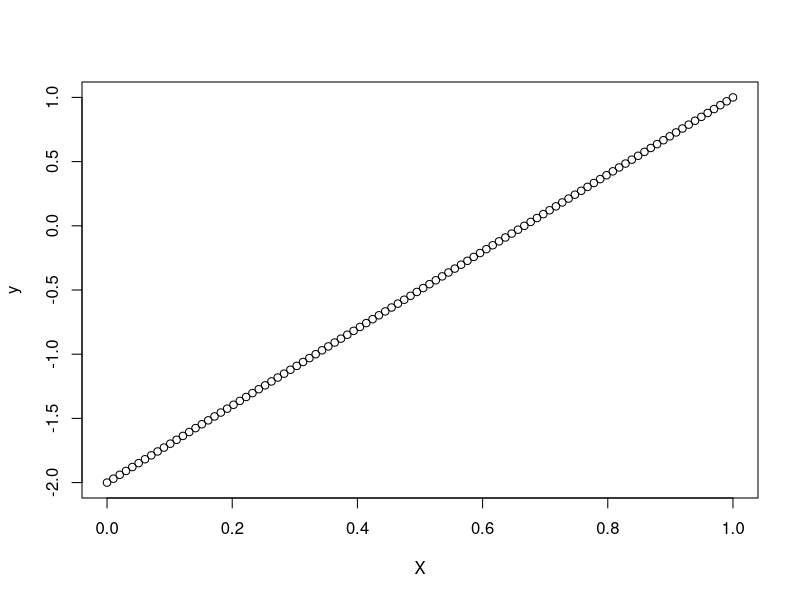
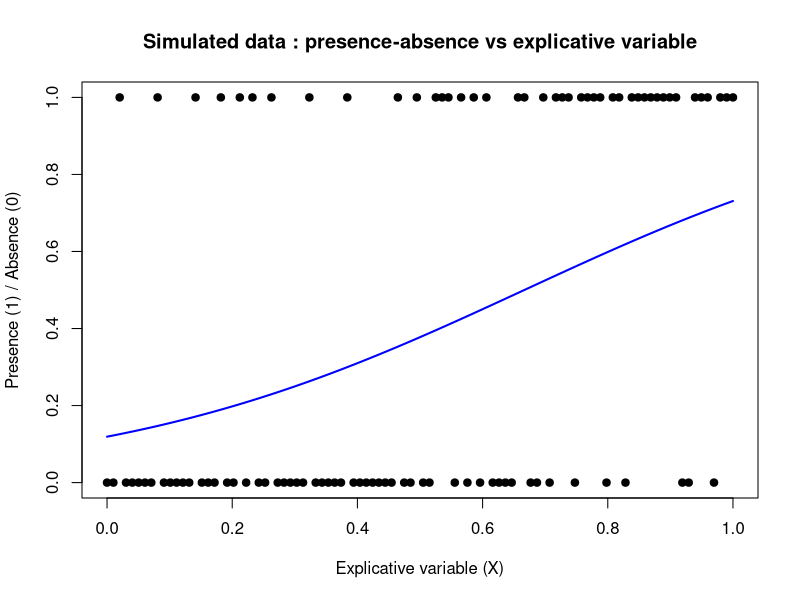

Here is the R script that generated these plots, in order: (Note: this script raises an error after producing the figures.)
## ---- chunk 1
n <- 100 # abs + pres
X <- seq(0, 1, length.out = n) # env var
# Parameters
opt <- 0.7
a <- -2
b <- 3 # à 0 pour pas d'effet
c <- 0 # -b/(opt*2) # à 0 pour une linéaire


# Compute presence probability
logit_p <- a + b * X + c * X^2 # equation
data <- data.frame(X = X, y = logit_p)
plot(data)

p <- 1 / (1 + exp(-logit_p))  # logistique transformation (inverse logit)

# Generate presence-absence data from probability
presence_absence <- rbinom(n, size = 1, prob = p) # Bernoulli = 1 trial

# data.frame of simulated data
data <- data.frame(X = X, PresenceAbsence = presence_absence)

# Visualisation of simulated data
plot(X, presence_absence,
     main = "Simulated data : presence-absence vs explicative variable",
     xlab = "Explicative variable (X)", ylab = "Presence (1) / Absence (0)",
     pch = 19)
# proba
curve(1 / (1 + exp(-(a + b * x + c * x^2))), add = TRUE, col = "blue", lwd = 2)
## ---- chunk 2

## ---- chunk 3
data <- list(
  no = data.frame(Environment = seq(0, 1, length.out = 100),
                  Presence = c(rep(0:1, 50))),
  intermediate = data.frame(Environment = seq(0, 1, length.out = n),
                            Presence = c(rep(0, 20), 
                                         rep(0:1,10),
                                         rep(1,20),
                                         rep(0:1,10),
                                         rep(0,20))),
  limit = data.frame(Environment = seq(0, 1, length.out = n), 
                     Presence = c(rep(0,30), rep(0:1,20), rep(1,30)))
)

mdata <- lapply(data, function(x) list(N = nrow(x),
                                       Presence = x$Presence,
                                       Environnement = x$Environnement))

data[[1]]
mdata[[1]]
## ---- chunk 4
ModelB0 <- stan_model("./distribution_models/Bernoullis/B0.stan")
fitsB0 <- lapply(mdata, function(x) sampling(ModelB0, chains = 2, data = x))
## ---- chunk 5

## ---- chunk 6

## ---- chunk 7

